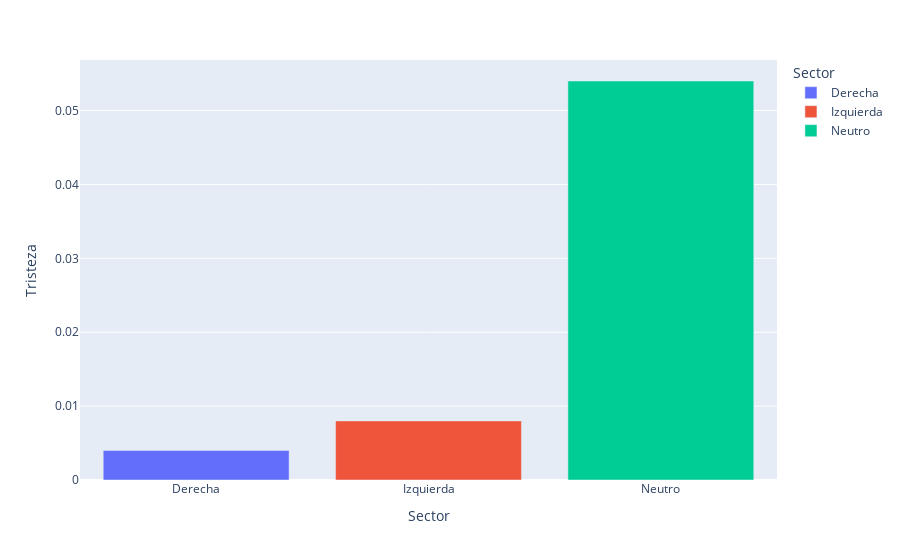

Here is the notebook cell this chart was saved with:
### Code cell
fig = px.bar(counts_normalized, x='Sector', y='Tristeza', color='Sector')
fig.show()

### Figure 1 — Plotly figure (JSON) as saved in the notebook; plotly's stock layout.template omitted (floating-point values rounded to 4 significant figures)
{"data": [{"alignmentgroup": "True", "hovertemplate": "Sector=%{x}<br>Tristeza=%{y}<extra></extra>", "legendgroup": "Derecha", "marker": {"color": "#636efa", "pattern": {"shape": ""}}, "name": "Derecha", "offsetgroup": "Derecha", "orientation": "v", "showlegend": true, "textposition": "auto", "type": "bar", "x": ["Derecha"], "xaxis": "x", "y": [0.004], "yaxis": "y"}, {"alignmentgroup": "True", "hovertemplate": "Sector=%{x}<br>Tristeza=%{y}<extra></extra>", "legendgroup": "Izquierda", "marker": {"color": "#EF553B", "pattern": {"shape": ""}}, "name": "Izquierda", "offsetgroup": "Izquierda", "orientation": "v", "showlegend": true, "textposition": "auto", "type": "bar", "x": ["Izquierda"], "xaxis": "x", "y": [0.008], "yaxis": "y"}, {"alignmentgroup": "True", "hovertemplate": "Sector=%{x}<br>Tristeza=%{y}<extra></extra>", "legendgroup": "Neutro", "marker": {"color": "#00cc96", "pattern": {"shape": ""}}, "name": "Neutro", "offsetgroup": "Neutro", "orientation": "v", "showlegend": true, "textposition": "auto", "type": "bar", "x": ["Neutro"], "xaxis": "x", "y": [0.054], "yaxis": "y"}], "layout": {"autosize": true, "barmode": "relative", "legend": {"title": {"text": "Sector"}, "tracegroupgap": 0}, "margin": {"t": 60}, "xaxis": {"anchor": "y", "autorange": true, "categoryarray": ["Derecha", "Izquierda", "Neutro"], "categoryorder": "array", "domain": [0, 1], "range": [-0.5, 2.5], "title": {"text": "Sector"}, "type": "category"}, "yaxis": {"anchor": "x", "autorange": true, "domain": [0, 1], "range": [0, 0.05684], "title": {"text": "Tristeza"}, "type": "linear"}}}
